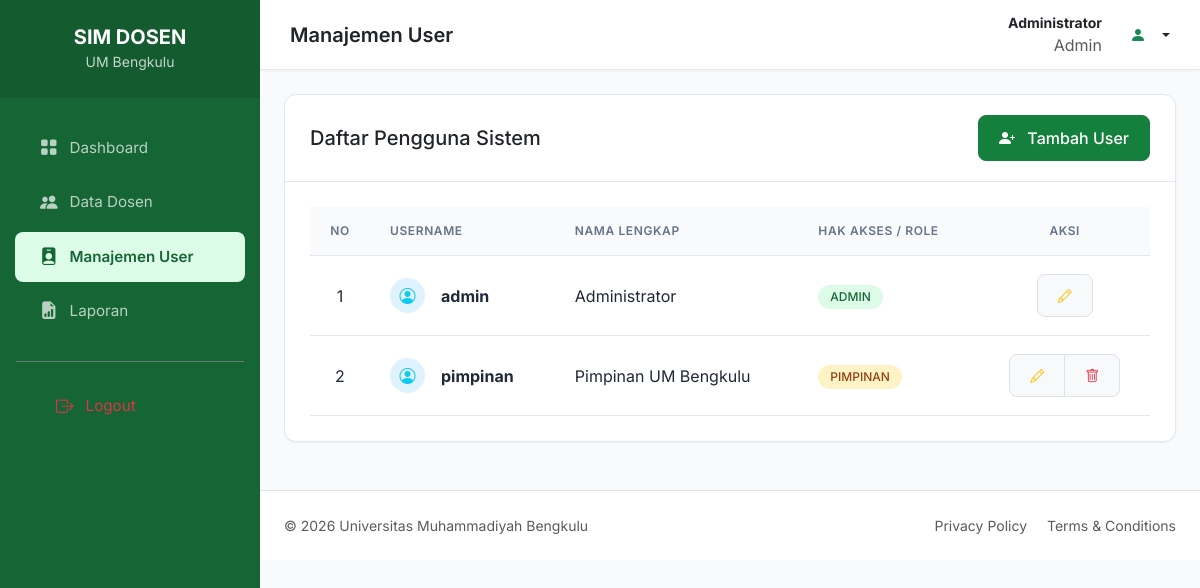
Page /users_list.php (signed in) on the committed database.
### tables this page shows
CREATE TABLE users (
    id INT AUTO_INCREMENT PRIMARY KEY,
    username VARCHAR(50) NOT NULL UNIQUE,
    password VARCHAR(255) NOT NULL,
    nama_lengkap VARCHAR(100) NOT NULL,
    role ENUM('admin', 'pimpinan', 'dosen') NOT NULL DEFAULT 'dosen',
    created_at TIMESTAMP DEFAULT CURRENT_TIMESTAMP
);

### users_list.php (the view, shortened to what this page needs)
<?php
require_once 'config/db.php';
require_once 'includes/header.php';
$stmt = $pdo->query("SELECT * FROM users ORDER BY username ASC");
$users = $stmt->fetchAll();
?>
<div class="card">
    <div class="card-header d-flex justify-content-between align-items-center">
        <h5 class="mb-0">Daftar Pengguna Sistem</h5>
        <a href="users_add.php" class="btn btn-primary">
            <i class="bi bi-person-plus-fill me-2"></i> Tambah User
        </a>
    </div>
    <div class="card-body">
        <div class="table-responsive">
            <table class="table table-hover">
                <thead>
                    <tr>
                        <th class="text-center" width="60">No</th>
                        <th>Username</th>
                        <th>Nama Lengkap</th>
                        <th>Hak Akses / Role</th>
                        <th class="text-center">Aksi</th>
                    </tr>
                </thead>
                <tbody>
                    <?php $no = 1; foreach ($users as $u): ?>
                    <tr>
                        <td class="text-center"><?php echo $no++; ?></td>
                        <td>
                            <div class="d-flex align-items-center">
                                <div class="bg-soft-info rounded-circle d-flex align-items-center justify-content-center me-3" style="width: 35px; height: 35px;">
                                    <i class="bi bi-person-circle text-info"></i>
                                </div>
                                <span class="fw-bold"><?php echo htmlspecialchars($u['username']); ?></span>
                            </div>
                        </td>
                        <td><?php echo htmlspecialchars($u['nama_lengkap']); ?></td>
                        <td>
                            <?php
                            $badgeClass = 'bg-soft-info';
                            if($u['role'] == 'admin') $badgeClass = 'bg-soft-success';
                            if($u['role'] == 'pimpinan') $badgeClass = 'bg-soft-warning';
                            ?>
                            <span class="badge <?php echo $badgeClass; ?> text-uppercase">
                                <?php echo htmlspecialchars($u['role']); ?>
                            </span>
                        </td>
                        <td class="text-center">
                            <div class="btn-group">
                                <a href="users_edit.php?id=<?php echo $u['id']; ?>" class="btn btn-sm btn-light border" title="Edit"><i class="bi bi-pencil text-warning"></i></a>
                                <?php if ($u['username'] != 'admin'): ?>
                                <a href="users_delete.php?id=<?php echo $u['id']; ?>" class="btn btn-sm btn-light border" title="Hapus" onclick="return confirm('Hapus user ini?')"><i class="bi bi-trash text-danger"></i></a>
                                <?php endif; ?>
                            </div>
                        </td>
                    </tr>
                    <?php endforeach; ?>
                </tbody>
            </table>
        </div>
    </div>
</div>
<?php require_once 'includes/footer.php'; ?>

### assets/css/style.css (style rules this page uses)
:root { --deep-green: #166534; --primary-green: #15803D; --soft-green: #DCFCE7; --bg-color: #F8FAFC; --card-bg: #FFFFFF; --text-primary: #1F2937; --text-secondary: #64748B; --border-color: #E2E8F0; --success: #16A34A; --warning: #F59E0B; --danger: #DC2626; --sidebar-width: 260px; --navbar-height: 70px; --border-radius: 12px; --shadow-sm: 0 1px 2px 0 rgb(0 0 0 / 0.05); --shadow-md: 0 4px 6px -1px rgb(0 0 0 / 0.1), 0 2px 4px -2px rgb(0 0 0 / 0.1); }
body { background-color: var(--bg-color); color: var(--text-primary); font-family: 'Inter', -apple-system, BlinkMacSystemFont, "Segoe UI", Roboto, Helvetica, Arial, sans-serif; overflow-x: hidden; }
.card { border: 1px solid var(--border-color); border-radius: var(--border-radius); box-shadow: var(--shadow-sm); transition: transform 0.2s, box-shadow 0.2s; margin-bottom: 24px; }
.card-header { background-color: transparent; border-bottom: 1px solid var(--border-color); padding: 20px 25px; font-weight: 600; }
.card-body { padding: 25px; }
.table { margin-bottom: 0; }
.table thead th { background-color: #F9FAFB; border-bottom: 1px solid var(--border-color); color: var(--text-secondary); font-weight: 600; text-transform: uppercase; font-size: 0.75rem; letter-spacing: 0.05em; padding: 15px 20px; }
.table tbody td { padding: 18px 20px; vertical-align: middle; color: var(--text-primary); border-bottom: 1px solid var(--border-color); }
.btn { padding: 10px 20px; font-weight: 500; border-radius: 8px; transition: all 0.2s; }
.btn-primary { background-color: var(--primary-green); border-color: var(--primary-green); }
.badge { padding: 6px 12px; border-radius: 9999px; font-weight: 500; font-size: 0.75rem; }
.bg-soft-success { background-color: #DCFCE7; color: #166534; }
.bg-soft-warning { background-color: #FEF3C7; color: #92400E; }
.bg-soft-info { background-color: #E0F2FE; color: #075985; }

### rows in the picture
users: username "admin", nama_lengkap "Administrator", role "ADMIN"
users: username "pimpinan", nama_lengkap "Pimpinan UM Bengkulu", role "PIMPINAN"

### other values in the picture
$_SESSION['nama_lengkap'] "Administrator"
$_SESSION['role'] "Admin"
